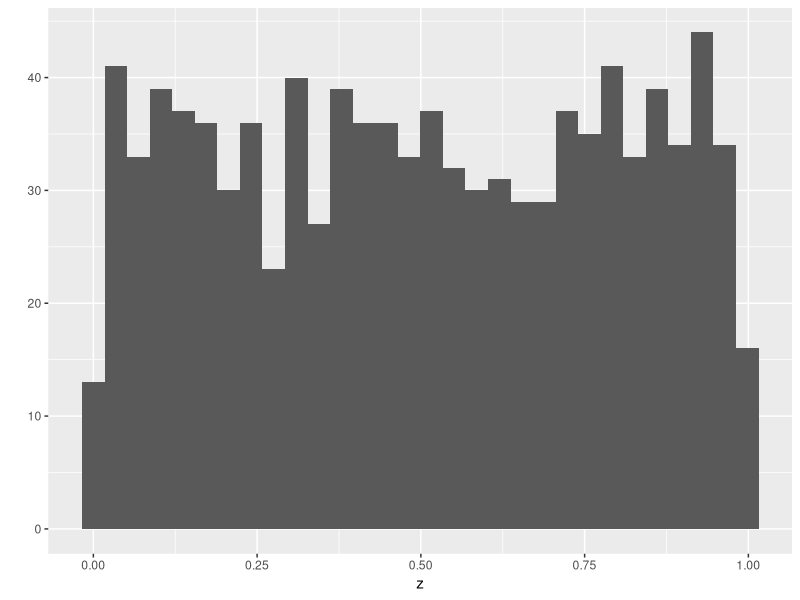

This chart was generated by the following R code: (Note: this script raises an error after producing the figure.)
# Data types and atomic vectors part 2
# 18 July 2022
# RCH
#------------------------------------------

# create atomic vector (avoid this)
z <- vector(mode="numeric",length=0)
print(z)
# add elements to it
z <- c(z,5)
head(z)
# this "dynamic sizing" is very slow

# predefine vector length

# create a vector of 100 0s
z <- rep(0,100)
head(z)

# better to start with NAs
z <- rep(NA,100)
typeof(z)
z[1] <- "Washington"
head(z)
typeof(z)

# efficiently create a large vector with names
my_vector <- runif(100)
my_names <- paste("Species",
                  seq(1:length(my_vector)),
                  sep="")
head(my_names)
names(my_vector) <- my_names
head(my_vector)

# using the rep
rep(0.5,6)
rep(x=0.5,times=6)
my_vec <- c(1,2,3)
rep(x=my_vec, times=2)
rep(x=my_vec,each=2)
rep(x=my_vec, times=my_vec)
rep(x=my_vec,each=my_vec)

# using seq
seq(from=2,to=4)
2:4 # very common in r programming
seq(from=2,to=4,by=0.5)
x <- seq(from=2,to=4,length=7)
my_vec <- seq(1:length(x))
my_vec
seq_along(x)
seq_len(5)

runif(5)
runif(n=3,min=100,max=103)

rnorm(6)
rnorm(n=6,mean=100, sd=30)

## Explore distributions by sampling and plotting
library(ggplot2)
z <- runif(1000)
qplot(z)

# using sample function
long_vec <- seq_len(10)
long_vec
sample(long_vec) # reorders data
sample(long_vec,size=3) #specify a number, sampling without replacement
sample(long_vec,size=16) # too large
sample(long_vec,size=16,
       replace=TRUE) # sampling with replacement
my_weights <- c(rep(20,5),rep(100,5)) # a set of non-zero positive weights (integers or real)
my_weights
sample(x=long_vec,replace=TRUE,prob=my_weights)

# subsetting atomic vectors

z <- c(3.1,9.2,1.3,0.4,7.5)

# positive index values
z[c(2,3)]

# negative index values to exclude elements
z[-c(2,3)]

# create a vector of logical elements to select based on values

z < 3
z[z<3]

tester <- z < 3
print(tester)
z[tester]

# also have which function
which(z<3)

# use length to get positions relative to start and end of vector
# select everything but last two elements
z[-(length(z):length(z)-1)]

# subset using named vector elements

names(z) <- letters[1:5]
z[c("b","c")]

# relational operators in R
# < less than
# > greater than
# <= less than or equal to
# >= greater than or equal to
# == equal to

# logical operators in R

# ! not
# & and (vector)
# | or (vector)
# xor(vec_a,vec_b) one or the other but not both
# && and (only for the first element)
# || or (only first element)

x <- 1:5
y <- c(1:3,7,7)

x == 2
x != 2

x == 7
x == 1
y == 7
x == 1 & y == 7
x == 1 | y == 7
xor(x == 3, y == 3)
x == 3 && y == 3

# Subscripting with missing values

set.seed(90)
z <- runif(10)
print(z)
